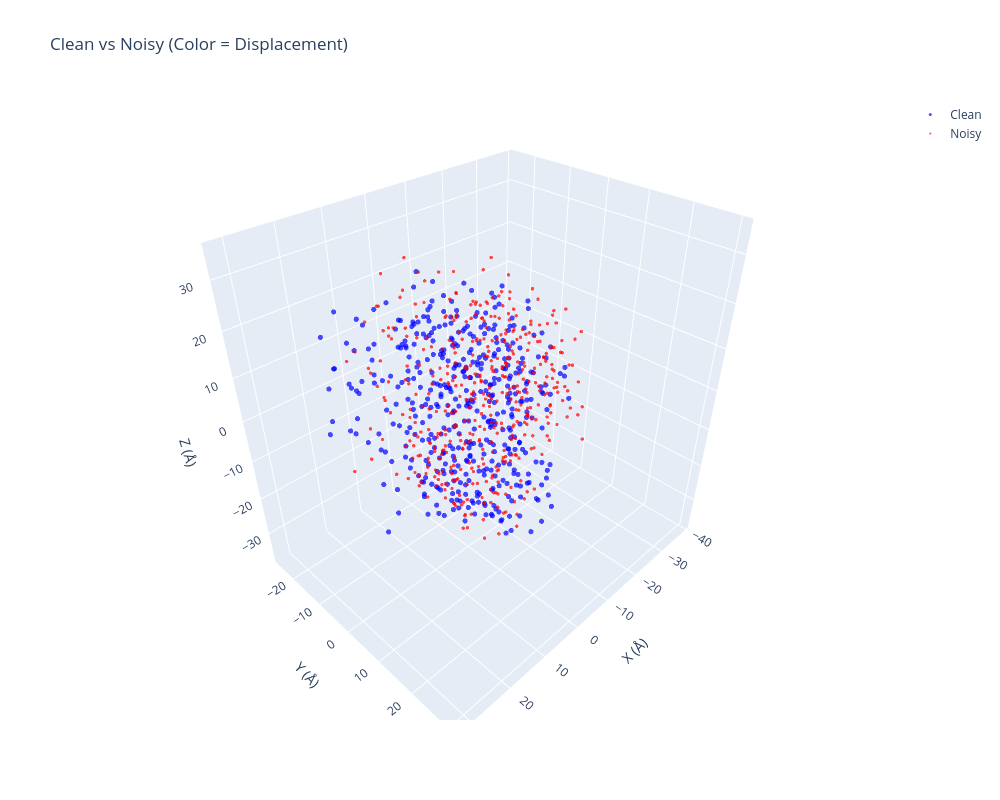
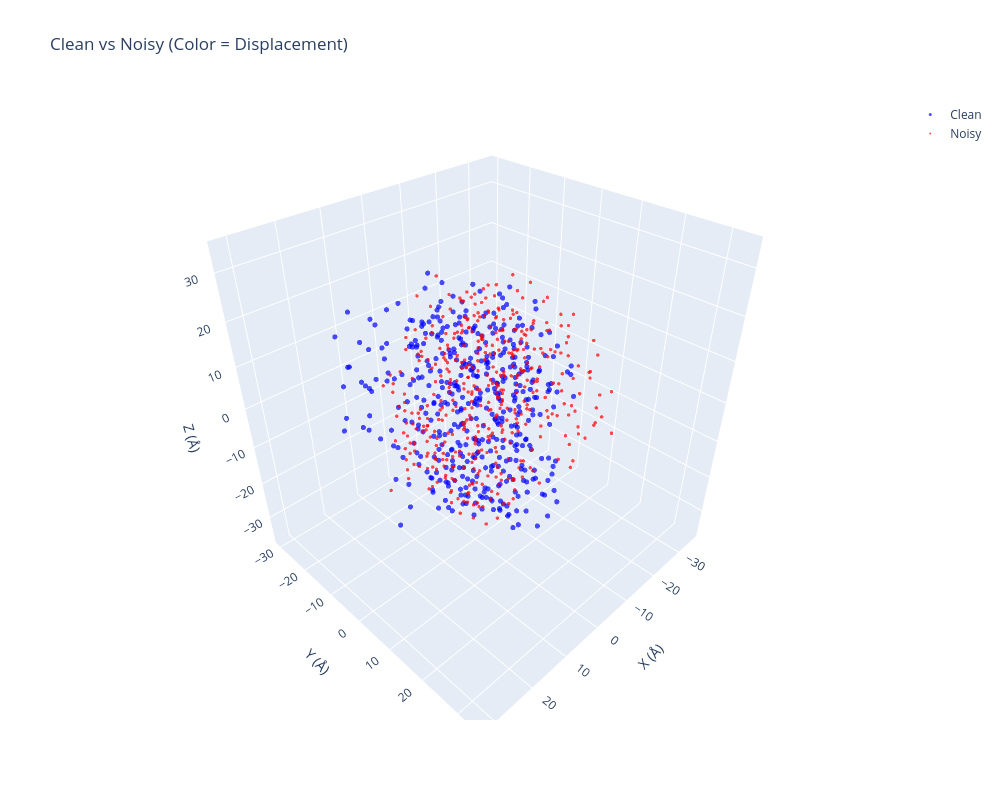

Notebook source saved alongside these figures, in order:
### Code cell
import torch
import numpy as np
import plotly.graph_objects as go

def interactive_visualize(
    coords_clean: torch.Tensor,
    coords_noisy: torch.Tensor,
    atom_idx: int = 3,  # CA  # 1
    output_html: str = None
):
    """Plotly 交互式 3D 图，可旋转缩放，适合调试"""
    clean_ca = coords_clean[:, atom_idx].cpu().numpy()
    noisy_ca = coords_noisy[:, atom_idx].cpu().numpy()
    displacement = np.linalg.norm(clean_ca - noisy_ca, axis=1)
    
    fig = go.Figure()
    
    # 原始结构
    fig.add_trace(go.Scatter3d(
        x=clean_ca[:, 0], y=clean_ca[:, 1], z=clean_ca[:, 2],
        mode='markers',
        name='Clean',
        line=dict(width=2, color='blue'),
        marker=dict(size=3, color='blue', opacity=0.7)
    ))
    
    # 加噪结构（用颜色编码位移大小）
    fig.add_trace(go.Scatter3d(
        x=noisy_ca[:, 0], y=noisy_ca[:, 1], z=noisy_ca[:, 2],
        # mode='lines+markers',
        # name='Noisy',
        # marker=dict(
        #     size=5,
        #     color=displacement,
        #     colorscale='RdYlBu_r',  # 红=大扰动，蓝=小扰动
        #     colorbar=dict(title="Displacement (Å)"),
        #     opacity=0.8
        # )
        mode='markers',
        name='Noisy',
        line=dict(width=1, color='red'),
        marker=dict(size=2, color='red', opacity=0.7)
    ))
    
    fig.update_layout(
        title="Clean vs Noisy (Color = Displacement)",
        scene=dict(
            xaxis_title='X (Å)',
            yaxis_title='Y (Å)',
            zaxis_title='Z (Å)',
            aspectmode='data'  # 保持 1:1:1 比例
        ),
        width=1000,
        height=800
    )
    
    if output_html:
        fig.write_html(output_html)
        print(f"✅ Interactive plot saved: {output_html}")
    
    fig.show()
    # return fig


# save
"""

# 预测对比原始数据
torch.save({
    'perturb': inputs['cord-p'],
    'pre': pred,
    'clean': tgt
}, '/root/private_data/luog/codex/IgGM/see/seefile/perturb_per_clean.pt')


"""


# 加载文件
loaded_dict = torch.load(
    '/root/private_data/luog/codex/IgGM/see/seefile/val_loss_backbone.pt',
    map_location='cpu',    
    weights_only=True       
)

# 使用

interactive_visualize(
    coords_clean = loaded_dict['clean'].squeeze(0).detach() ,
    coords_noisy = loaded_dict['perturb'].squeeze(0).detach() ,
)
# interactive_visualize(
#     coords_clean = loaded_dict['perturb'].squeeze(0).detach() ,
#     coords_noisy = loaded_dict['pre'].squeeze(0).detach() ,
# )

interactive_visualize(
    coords_clean = loaded_dict['clean'].squeeze(0).detach() ,
    coords_noisy = loaded_dict['pre'].squeeze(0).detach() ,
)


# interactive_visualize(
#     coords_clean = loaded_dict['clean'].squeeze(0).detach() ,
#     coords_noisy = loaded_dict['perturb'].squeeze(0).detach() ,
# )

### Figure 1 — Plotly figure (JSON) as saved in the notebook; plotly's stock layout.template omitted (floating-point values rounded to 4 significant figures; data arrays with more than 128 entries replaced by an {"elided": "..."} marker saying what was removed)
{"data": [{"line": {"color": "blue", "width": 2}, "marker": {"color": "blue", "opacity": 0.7, "size": 3}, "mode": "markers", "name": "Clean", "type": "scatter3d", "x": {"elided": "439 float values"}, "y": {"elided": "439 float values"}, "z": {"elided": "439 float values"}}, {"line": {"color": "red", "width": 1}, "marker": {"color": "red", "opacity": 0.7, "size": 2}, "mode": "markers", "name": "Noisy", "type": "scatter3d", "x": {"elided": "439 float values"}, "y": {"elided": "439 float values"}, "z": {"elided": "439 float values"}}], "layout": {"height": 800, "scene": {"aspectmode": "data", "xaxis": {"title": {"text": "X (Å)"}}, "yaxis": {"title": {"text": "Y (Å)"}}, "zaxis": {"title": {"text": "Z (Å)"}}}, "title": {"text": "Clean vs Noisy (Color = Displacement)"}, "width": 1000}}

### Figure 2 — Plotly figure (JSON) as saved in the notebook; plotly's stock layout.template omitted (floating-point values rounded to 4 significant figures; data arrays with more than 128 entries replaced by an {"elided": "..."} marker saying what was removed)
{"data": [{"line": {"color": "blue", "width": 2}, "marker": {"color": "blue", "opacity": 0.7, "size": 3}, "mode": "markers", "name": "Clean", "type": "scatter3d", "x": {"elided": "439 float values"}, "y": {"elided": "439 float values"}, "z": {"elided": "439 float values"}}, {"line": {"color": "red", "width": 1}, "marker": {"color": "red", "opacity": 0.7, "size": 2}, "mode": "markers", "name": "Noisy", "type": "scatter3d", "x": {"elided": "439 float values"}, "y": {"elided": "439 float values"}, "z": {"elided": "439 float values"}}], "layout": {"height": 800, "scene": {"aspectmode": "data", "xaxis": {"title": {"text": "X (Å)"}}, "yaxis": {"title": {"text": "Y (Å)"}}, "zaxis": {"title": {"text": "Z (Å)"}}}, "title": {"text": "Clean vs Noisy (Color = Displacement)"}, "width": 1000}}
